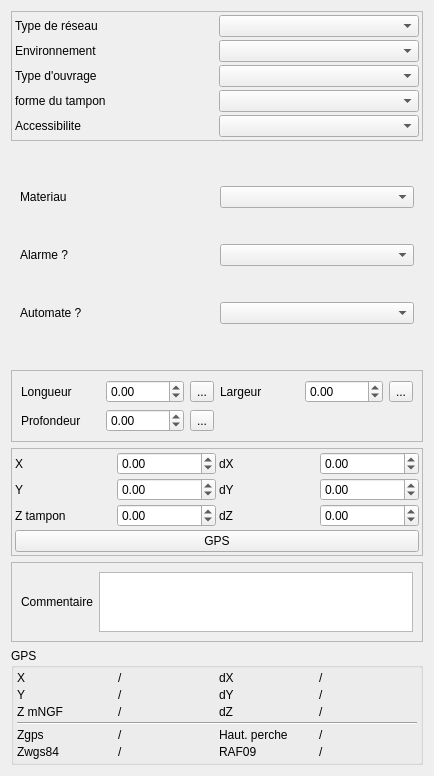
<?xml version="1.0" encoding="UTF-8"?>
<ui version="4.0">
 <class>Form</class>
 <widget class="QWidget" name="Form">
  <property name="geometry">
   <rect>
    <x>0</x>
    <y>0</y>
    <width>434</width>
    <height>729</height>
   </rect>
  </property>
  <property name="windowTitle">
   <string>Form</string>
  </property>
  <layout class="QVBoxLayout" name="verticalLayout">
   <item>
    <widget class="QFrame" name="frame">
     <property name="frameShape">
      <enum>QFrame::StyledPanel</enum>
     </property>
     <property name="frameShadow">
      <enum>QFrame::Raised</enum>
     </property>
     <layout class="QGridLayout" name="gridLayout">
      <property name="margin">
       <number>3</number>
      </property>
      <property name="spacing">
       <number>3</number>
      </property>
      <item row="1" column="0">
       <widget class="QLabel" name="label_8">
        <property name="text">
         <string>Environnement</string>
        </property>
       </widget>
      </item>
      <item row="3" column="0">
       <widget class="QLabel" name="label_25">
        <property name="text">
         <string>forme du tampon</string>
        </property>
       </widget>
      </item>
      <item row="4" column="0">
       <widget class="QLabel" name="label_3">
        <property name="text">
         <string>Accessibilite</string>
        </property>
       </widget>
      </item>
      <item row="4" column="1">
       <widget class="QComboBox" name="comboBox_accessibilite"/>
      </item>
      <item row="0" column="1">
       <widget class="QComboBox" name="comboBox_typeReseau"/>
      </item>
      <item row="2" column="1">
       <widget class="QComboBox" name="comboBox_typeOuvrageAss"/>
      </item>
      <item row="0" column="0">
       <widget class="QLabel" name="label_2">
        <property name="text">
         <string>Type de réseau</string>
        </property>
       </widget>
      </item>
      <item row="2" column="0">
       <widget class="QLabel" name="label">
        <property name="text">
         <string>Type d'ouvrage</string>
        </property>
       </widget>
      </item>
      <item row="3" column="1">
       <widget class="QComboBox" name="comboBox_Formetampon"/>
      </item>
      <item row="1" column="1">
       <widget class="QComboBox" name="comboBox_environnement"/>
      </item>
     </layout>
    </widget>
   </item>
   <item>
    <widget class="QStackedWidget" name="stackedWidget">
     <property name="currentIndex">
      <number>3</number>
     </property>
     <widget class="QWidget" name="Regard">
      <layout class="QGridLayout" name="gridLayout_2">
       <item row="1" column="0">
        <widget class="QLabel" name="label_27">
         <property name="text">
          <string>PRésence de crosse</string>
         </property>
        </widget>
       </item>
       <item row="0" column="0">
        <widget class="QLabel" name="label_26">
         <property name="text">
          <string>Présence d'échelons</string>
         </property>
        </widget>
       </item>
       <item row="2" column="1">
        <widget class="QComboBox" name="comboBox_formeregard"/>
       </item>
       <item row="2" column="0">
        <widget class="QLabel" name="label_30">
         <property name="text">
          <string>Forme du regard</string>
         </property>
        </widget>
       </item>
       <item row="0" column="1">
        <widget class="QComboBox" name="comboBox_echelon"/>
       </item>
       <item row="1" column="1">
        <widget class="QComboBox" name="comboBox_crosse"/>
       </item>
       <item row="3" column="0">
        <widget class="QLabel" name="label_36">
         <property name="text">
          <string>Présence d'une cunette</string>
         </property>
        </widget>
       </item>
       <item row="3" column="1">
        <widget class="QComboBox" name="comboBox_cunette"/>
       </item>
      </layout>
     </widget>
     <widget class="QWidget" name="branchement">
      <layout class="QGridLayout" name="gridLayout_5">
       <item row="0" column="0">
        <widget class="QLabel" name="label_5">
         <property name="text">
          <string>Cloison siphoide</string>
         </property>
        </widget>
       </item>
       <item row="0" column="1">
        <widget class="QComboBox" name="comboBox_cloisonsiphoide"/>
       </item>
       <item row="1" column="0">
        <widget class="QLabel" name="label_6">
         <property name="text">
          <string>Couvercle</string>
         </property>
        </widget>
       </item>
       <item row="1" column="1">
        <widget class="QComboBox" name="comboBox_couvercle"/>
       </item>
      </layout>
     </widget>
     <widget class="QWidget" name="refoulement">
      <layout class="QVBoxLayout" name="verticalLayout_2">
       <property name="spacing">
        <number>3</number>
       </property>
       <property name="margin">
        <number>3</number>
       </property>
       <item>
        <widget class="QTabWidget" name="tabWidget">
         <property name="currentIndex">
          <number>0</number>
         </property>
         <widget class="QWidget" name="tab_5">
          <attribute name="title">
           <string>Exérieur</string>
          </attribute>
          <layout class="QGridLayout" name="gridLayout_11">
           <item row="0" column="0">
            <widget class="QLabel" name="label_42">
             <property name="text">
              <string>Présence d'une cloture</string>
             </property>
             <property name="wordWrap">
              <bool>true</bool>
             </property>
            </widget>
           </item>
           <item row="0" column="1">
            <widget class="QComboBox" name="comboBox_cloture"/>
           </item>
           <item row="1" column="0">
            <widget class="QLabel" name="label_43">
             <property name="text">
              <string>Site vérouillé</string>
             </property>
             <property name="wordWrap">
              <bool>true</bool>
             </property>
            </widget>
           </item>
           <item row="1" column="1">
            <widget class="QComboBox" name="comboBox_verouille"/>
           </item>
          </layout>
         </widget>
         <widget class="QWidget" name="tab">
          <attribute name="title">
           <string>Armoire elec</string>
          </attribute>
          <layout class="QGridLayout" name="gridLayout_8">
           <item row="3" column="0">
            <widget class="QLabel" name="label_40">
             <property name="text">
              <string>Telegestion commentaire</string>
             </property>
             <property name="wordWrap">
              <bool>true</bool>
             </property>
            </widget>
           </item>
           <item row="0" column="1">
            <widget class="QComboBox" name="comboBox_posteelec"/>
           </item>
           <item row="0" column="0">
            <widget class="QLabel" name="label_32">
             <property name="text">
              <string>Armoire électrique</string>
             </property>
             <property name="wordWrap">
              <bool>true</bool>
             </property>
            </widget>
           </item>
           <item row="2" column="0">
            <widget class="QLabel" name="label_34">
             <property name="text">
              <string>Telegestion</string>
             </property>
             <property name="wordWrap">
              <bool>true</bool>
             </property>
            </widget>
           </item>
           <item row="2" column="1">
            <widget class="QComboBox" name="comboBox_telegestion"/>
           </item>
           <item row="3" column="1">
            <widget class="QTextBrowser" name="textBrowser_telegestioncom">
             <property name="maximumSize">
              <size>
               <width>16777215</width>
               <height>50</height>
              </size>
             </property>
             <property name="readOnly">
              <bool>false</bool>
             </property>
            </widget>
           </item>
           <item row="1" column="1">
            <widget class="QComboBox" name="comboBox_armoire_verouille"/>
           </item>
           <item row="1" column="0">
            <widget class="QLabel" name="label_44">
             <property name="text">
              <string>Armoire electrique verouillée</string>
             </property>
             <property name="wordWrap">
              <bool>true</bool>
             </property>
            </widget>
           </item>
           <item row="4" column="0">
            <widget class="QLabel" name="label_45">
             <property name="text">
              <string>Permutation auto. des pompes</string>
             </property>
             <property name="wordWrap">
              <bool>true</bool>
             </property>
            </widget>
           </item>
           <item row="4" column="1">
            <widget class="QComboBox" name="comboBox_permut_pompes"/>
           </item>
          </layout>
         </widget>
         <widget class="QWidget" name="tab_2">
          <attribute name="title">
           <string>Interieur</string>
          </attribute>
          <layout class="QGridLayout" name="gridLayout_9">
           <item row="5" column="0">
            <widget class="QLabel" name="label_39">
             <property name="text">
              <string>Trop plein</string>
             </property>
             <property name="wordWrap">
              <bool>true</bool>
             </property>
            </widget>
           </item>
           <item row="3" column="1" colspan="2">
            <widget class="QComboBox" name="comboBox_typeasservissement"/>
           </item>
           <item row="4" column="0">
            <widget class="QLabel" name="label_33">
             <property name="text">
              <string>Poires</string>
             </property>
             <property name="wordWrap">
              <bool>true</bool>
             </property>
            </widget>
           </item>
           <item row="5" column="1" colspan="2">
            <widget class="QComboBox" name="comboBox_surverse"/>
           </item>
           <item row="3" column="0">
            <widget class="QLabel" name="label_41">
             <property name="text">
              <string>Type asservissement</string>
             </property>
             <property name="wordWrap">
              <bool>true</bool>
             </property>
            </widget>
           </item>
           <item row="4" column="1">
            <widget class="QSpinBox" name="spinBox_poires">
             <property name="minimum">
              <number>-1</number>
             </property>
            </widget>
           </item>
           <item row="0" column="1" colspan="2">
            <widget class="QComboBox" name="comboBox_PRmateriau"/>
           </item>
           <item row="4" column="2">
            <widget class="QToolButton" name="toolButton_poires">
             <property name="text">
              <string>...</string>
             </property>
            </widget>
           </item>
           <item row="0" column="0">
            <widget class="QLabel" name="label_31">
             <property name="text">
              <string>Materiau</string>
             </property>
             <property name="wordWrap">
              <bool>true</bool>
             </property>
            </widget>
           </item>
           <item row="1" column="0">
            <widget class="QLabel" name="label_46">
             <property name="text">
              <string>Présence d'une grille anti-chute</string>
             </property>
             <property name="wordWrap">
              <bool>true</bool>
             </property>
            </widget>
           </item>
           <item row="1" column="1" colspan="2">
            <widget class="QComboBox" name="comboBox_antichute"/>
           </item>
           <item row="2" column="0">
            <widget class="QLabel" name="label_47">
             <property name="text">
              <string>Présence d'un panier dégrilleur</string>
             </property>
             <property name="wordWrap">
              <bool>true</bool>
             </property>
            </widget>
           </item>
           <item row="2" column="1" colspan="2">
            <widget class="QComboBox" name="comboBox_panierdegrileur"/>
           </item>
          </layout>
         </widget>
         <widget class="QWidget" name="tab_4">
          <attribute name="title">
           <string>Pompes</string>
          </attribute>
          <layout class="QGridLayout" name="gridLayout_10">
           <item row="2" column="1">
            <widget class="QSpinBox" name="spinBox_pompes">
             <property name="minimum">
              <number>-1</number>
             </property>
            </widget>
           </item>
           <item row="2" column="0">
            <widget class="QLabel" name="label_35">
             <property name="text">
              <string>Nombre de pompes</string>
             </property>
             <property name="wordWrap">
              <bool>true</bool>
             </property>
            </widget>
           </item>
           <item row="2" column="2">
            <widget class="QToolButton" name="toolButton_pompes">
             <property name="text">
              <string>...</string>
             </property>
            </widget>
           </item>
           <item row="0" column="1" colspan="2">
            <widget class="QComboBox" name="comboBox_barrresguidage"/>
           </item>
           <item row="0" column="0">
            <widget class="QLabel" name="label_48">
             <property name="text">
              <string>Présence de barres de guidage</string>
             </property>
             <property name="wordWrap">
              <bool>true</bool>
             </property>
            </widget>
           </item>
           <item row="1" column="0">
            <widget class="QLabel" name="label_50">
             <property name="text">
              <string>Présence de chaines de relevage</string>
             </property>
             <property name="wordWrap">
              <bool>true</bool>
             </property>
            </widget>
           </item>
           <item row="1" column="1" colspan="2">
            <widget class="QComboBox" name="comboBox_pompe_relevage"/>
           </item>
          </layout>
         </widget>
         <widget class="QWidget" name="tab_3">
          <attribute name="title">
           <string>Chambre vannes</string>
          </attribute>
          <layout class="QGridLayout" name="gridLayout_12">
           <item row="1" column="1">
            <widget class="QComboBox" name="comboBox_vanne_vanne"/>
           </item>
           <item row="1" column="0">
            <widget class="QLabel" name="label_51">
             <property name="text">
              <string>Présence d'une vanne</string>
             </property>
             <property name="wordWrap">
              <bool>true</bool>
             </property>
            </widget>
           </item>
           <item row="0" column="0">
            <widget class="QLabel" name="label_49">
             <property name="text">
              <string>Présence d'un clapet</string>
             </property>
             <property name="wordWrap">
              <bool>true</bool>
             </property>
            </widget>
           </item>
           <item row="0" column="1">
            <widget class="QComboBox" name="comboBox_vanne_clapet"/>
           </item>
           <item row="2" column="0">
            <widget class="QLabel" name="label_52">
             <property name="text">
              <string>Présence d'une prise de pression</string>
             </property>
             <property name="wordWrap">
              <bool>true</bool>
             </property>
            </widget>
           </item>
           <item row="2" column="1">
            <widget class="QComboBox" name="comboBox_vanne_prisepression"/>
           </item>
          </layout>
         </widget>
        </widget>
       </item>
      </layout>
     </widget>
     <widget class="QWidget" name="deshuileur">
      <layout class="QGridLayout" name="gridLayout_7">
       <item row="2" column="1">
        <widget class="QComboBox" name="comboBox_automate"/>
       </item>
       <item row="1" column="1">
        <widget class="QComboBox" name="comboBox_DSHalarme"/>
       </item>
       <item row="1" column="0">
        <widget class="QLabel" name="label_37">
         <property name="text">
          <string>Alarme ?</string>
         </property>
        </widget>
       </item>
       <item row="2" column="0">
        <widget class="QLabel" name="label_38">
         <property name="text">
          <string>Automate ?</string>
         </property>
        </widget>
       </item>
       <item row="0" column="0">
        <widget class="QLabel" name="label_53">
         <property name="text">
          <string>Materiau</string>
         </property>
        </widget>
       </item>
       <item row="0" column="1">
        <widget class="QComboBox" name="comboBox_DSH_materiau"/>
       </item>
      </layout>
     </widget>
     <widget class="QWidget" name="autre"/>
    </widget>
   </item>
   <item>
    <widget class="QFrame" name="frame_5">
     <property name="frameShape">
      <enum>QFrame::StyledPanel</enum>
     </property>
     <property name="frameShadow">
      <enum>QFrame::Raised</enum>
     </property>
     <layout class="QGridLayout" name="gridLayout_6">
      <item row="1" column="2">
       <widget class="QToolButton" name="toolButton_calc">
        <property name="text">
         <string>...</string>
        </property>
       </widget>
      </item>
      <item row="1" column="1">
       <widget class="QDoubleSpinBox" name="doubleSpinBox_profradierouvrage">
        <property name="minimum">
         <double>-1.000000000000000</double>
        </property>
        <property name="maximum">
         <double>999.000000000000000</double>
        </property>
       </widget>
      </item>
      <item row="1" column="0">
       <widget class="QLabel" name="label_24">
        <property name="text">
         <string>Profondeur </string>
        </property>
       </widget>
      </item>
      <item row="0" column="3">
       <widget class="QLabel" name="label_29">
        <property name="text">
         <string>Largeur</string>
        </property>
       </widget>
      </item>
      <item row="0" column="1">
       <widget class="QDoubleSpinBox" name="doubleSpinBox_longueur">
        <property name="minimum">
         <double>-1.000000000000000</double>
        </property>
        <property name="maximum">
         <double>999.000000000000000</double>
        </property>
       </widget>
      </item>
      <item row="0" column="0">
       <widget class="QLabel" name="label_28">
        <property name="text">
         <string>Longueur</string>
        </property>
       </widget>
      </item>
      <item row="0" column="2">
       <widget class="QToolButton" name="toolButton_longueur">
        <property name="text">
         <string>...</string>
        </property>
       </widget>
      </item>
      <item row="0" column="4">
       <widget class="QDoubleSpinBox" name="doubleSpinBox_largeur">
        <property name="minimum">
         <double>-1.000000000000000</double>
        </property>
        <property name="maximum">
         <double>999.000000000000000</double>
        </property>
       </widget>
      </item>
      <item row="0" column="5">
       <widget class="QToolButton" name="toolButton_largeur">
        <property name="text">
         <string>...</string>
        </property>
       </widget>
      </item>
     </layout>
    </widget>
   </item>
   <item>
    <widget class="QFrame" name="frame_3">
     <property name="frameShape">
      <enum>QFrame::StyledPanel</enum>
     </property>
     <property name="frameShadow">
      <enum>QFrame::Raised</enum>
     </property>
     <layout class="QGridLayout" name="gridLayout_3">
      <property name="margin">
       <number>3</number>
      </property>
      <property name="spacing">
       <number>3</number>
      </property>
      <item row="2" column="1">
       <widget class="QDoubleSpinBox" name="doubleSpinBox_Z">
        <property name="minimum">
         <double>-99.000000000000000</double>
        </property>
        <property name="maximum">
         <double>99999999.000000000000000</double>
        </property>
       </widget>
      </item>
      <item row="1" column="1">
       <widget class="QDoubleSpinBox" name="doubleSpinBox_Y">
        <property name="minimum">
         <double>-99.000000000000000</double>
        </property>
        <property name="maximum">
         <double>99999999.000000000000000</double>
        </property>
       </widget>
      </item>
      <item row="2" column="3">
       <widget class="QDoubleSpinBox" name="doubleSpinBox_dZ">
        <property name="minimum">
         <double>-1.000000000000000</double>
        </property>
        <property name="maximum">
         <double>999.000000000000000</double>
        </property>
       </widget>
      </item>
      <item row="1" column="0">
       <widget class="QLabel" name="label_18">
        <property name="text">
         <string>Y</string>
        </property>
       </widget>
      </item>
      <item row="2" column="0">
       <widget class="QLabel" name="label_22">
        <property name="text">
         <string>Z tampon</string>
        </property>
       </widget>
      </item>
      <item row="1" column="3">
       <widget class="QDoubleSpinBox" name="doubleSpinBox_dY">
        <property name="minimum">
         <double>-1.000000000000000</double>
        </property>
        <property name="maximum">
         <double>999.000000000000000</double>
        </property>
       </widget>
      </item>
      <item row="0" column="0">
       <widget class="QLabel" name="label_15">
        <property name="text">
         <string>X</string>
        </property>
       </widget>
      </item>
      <item row="0" column="3">
       <widget class="QDoubleSpinBox" name="doubleSpinBox_dX">
        <property name="minimum">
         <double>-1.000000000000000</double>
        </property>
        <property name="maximum">
         <double>999.000000000000000</double>
        </property>
       </widget>
      </item>
      <item row="0" column="1">
       <widget class="QDoubleSpinBox" name="doubleSpinBox_X">
        <property name="minimum">
         <double>-99.000000000000000</double>
        </property>
        <property name="maximum">
         <double>99999999.000000000000000</double>
        </property>
       </widget>
      </item>
      <item row="1" column="2">
       <widget class="QLabel" name="label_21">
        <property name="text">
         <string>dY</string>
        </property>
       </widget>
      </item>
      <item row="0" column="2">
       <widget class="QLabel" name="label_16">
        <property name="text">
         <string>dX</string>
        </property>
       </widget>
      </item>
      <item row="2" column="2">
       <widget class="QLabel" name="label_23">
        <property name="text">
         <string>dZ</string>
        </property>
       </widget>
      </item>
      <item row="3" column="0" colspan="4">
       <widget class="QPushButton" name="pushButton_getGPS">
        <property name="text">
         <string>GPS</string>
        </property>
       </widget>
      </item>
     </layout>
    </widget>
   </item>
   <item>
    <widget class="QFrame" name="frame_2">
     <property name="frameShape">
      <enum>QFrame::StyledPanel</enum>
     </property>
     <property name="frameShadow">
      <enum>QFrame::Raised</enum>
     </property>
     <layout class="QHBoxLayout" name="horizontalLayout">
      <item>
       <widget class="QLabel" name="label_7">
        <property name="text">
         <string>Commentaire</string>
        </property>
       </widget>
      </item>
      <item>
       <widget class="QTextBrowser" name="textBrowser_commentaire">
        <property name="maximumSize">
         <size>
          <width>16777215</width>
          <height>60</height>
         </size>
        </property>
        <property name="readOnly">
         <bool>false</bool>
        </property>
       </widget>
      </item>
     </layout>
    </widget>
   </item>
   <item>
    <spacer name="verticalSpacer">
     <property name="orientation">
      <enum>Qt::Vertical</enum>
     </property>
     <property name="sizeHint" stdset="0">
      <size>
       <width>20</width>
       <height>40</height>
      </size>
     </property>
    </spacer>
   </item>
   <item>
    <widget class="QGroupBox" name="groupBox">
     <property name="title">
      <string>GPS</string>
     </property>
     <layout class="QGridLayout" name="gridLayout_4">
      <property name="margin">
       <number>3</number>
      </property>
      <property name="spacing">
       <number>3</number>
      </property>
      <item row="4" column="1">
       <widget class="QLabel" name="label_zgps">
        <property name="text">
         <string>/</string>
        </property>
       </widget>
      </item>
      <item row="5" column="3">
       <widget class="QLabel" name="label_raf09">
        <property name="text">
         <string>/</string>
        </property>
       </widget>
      </item>
      <item row="5" column="2">
       <widget class="QLabel" name="label_20">
        <property name="text">
         <string>RAF09</string>
        </property>
       </widget>
      </item>
      <item row="4" column="0">
       <widget class="QLabel" name="label_4">
        <property name="text">
         <string>Zgps</string>
        </property>
       </widget>
      </item>
      <item row="5" column="1">
       <widget class="QLabel" name="label_zwgs84">
        <property name="text">
         <string>/</string>
        </property>
       </widget>
      </item>
      <item row="5" column="0">
       <widget class="QLabel" name="label_17">
        <property name="text">
         <string>Zwgs84</string>
        </property>
       </widget>
      </item>
      <item row="2" column="1">
       <widget class="QLabel" name="label_Z">
        <property name="text">
         <string>/</string>
        </property>
       </widget>
      </item>
      <item row="1" column="0">
       <widget class="QLabel" name="label_9">
        <property name="text">
         <string>Y</string>
        </property>
       </widget>
      </item>
      <item row="0" column="3">
       <widget class="QLabel" name="label_dX">
        <property name="text">
         <string>/</string>
        </property>
       </widget>
      </item>
      <item row="0" column="2">
       <widget class="QLabel" name="label_10">
        <property name="text">
         <string>dX</string>
        </property>
       </widget>
      </item>
      <item row="2" column="0">
       <widget class="QLabel" name="label_11">
        <property name="text">
         <string>Z mNGF</string>
        </property>
       </widget>
      </item>
      <item row="1" column="2">
       <widget class="QLabel" name="label_12">
        <property name="text">
         <string>dY</string>
        </property>
       </widget>
      </item>
      <item row="1" column="3">
       <widget class="QLabel" name="label_dY">
        <property name="text">
         <string>/</string>
        </property>
       </widget>
      </item>
      <item row="1" column="1">
       <widget class="QLabel" name="label_Y">
        <property name="text">
         <string>/</string>
        </property>
       </widget>
      </item>
      <item row="2" column="2">
       <widget class="QLabel" name="label_13">
        <property name="text">
         <string>dZ</string>
        </property>
       </widget>
      </item>
      <item row="0" column="0">
       <widget class="QLabel" name="label_14">
        <property name="text">
         <string>X</string>
        </property>
       </widget>
      </item>
      <item row="2" column="3">
       <widget class="QLabel" name="label_dZ">
        <property name="text">
         <string>/</string>
        </property>
       </widget>
      </item>
      <item row="0" column="1">
       <widget class="QLabel" name="label_X">
        <property name="text">
         <string>/</string>
        </property>
       </widget>
      </item>
      <item row="3" column="0" colspan="4">
       <widget class="Line" name="line">
        <property name="orientation">
         <enum>Qt::Horizontal</enum>
        </property>
       </widget>
      </item>
      <item row="4" column="2">
       <widget class="QLabel" name="label_19">
        <property name="text">
         <string>Haut. perche</string>
        </property>
       </widget>
      </item>
      <item row="4" column="3">
       <widget class="QLabel" name="label_hautperche">
        <property name="text">
         <string>/</string>
        </property>
       </widget>
      </item>
     </layout>
    </widget>
   </item>
  </layout>
 </widget>
 <resources/>
 <connections/>
</ui>
